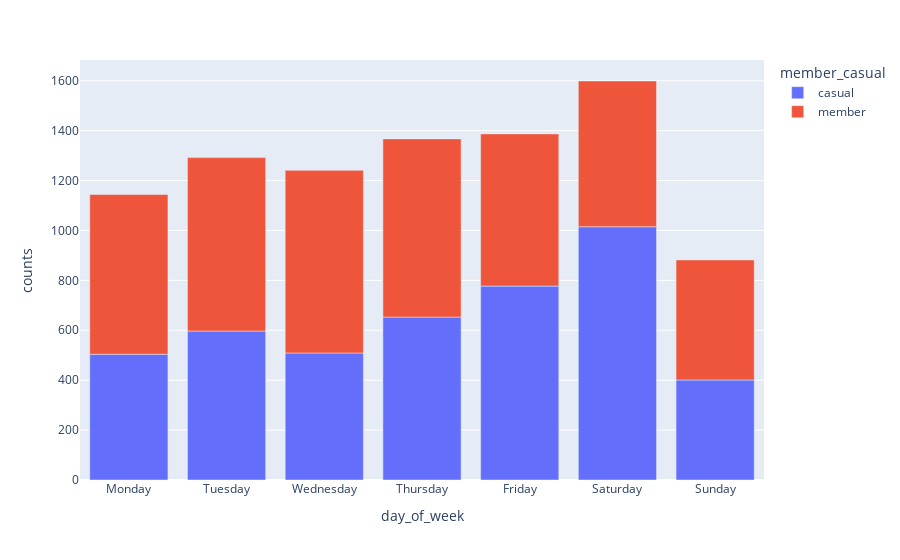

Notebook code for this chart:
### Markdown cell above
**3) Do member bikers ride more on weekdays?**

### Code cell
df2 =  df_smote_final.groupby(by=["day_of_week", "member_casual"]).size().reset_index(name="counts")
map_week = {0: 'Monday', 1: 'Tuesday', 2:'Wednesday', 3:'Thursday',4:'Friday',5:'Saturday', 6:'Sunday'}
df2['day_of_week'] = df2['day_of_week'].map(map_week)
fig = px.bar(df2, x="day_of_week", y="counts",color="member_casual",)
fig.show()

### Figure 1 — Plotly figure (JSON) as saved in the notebook; plotly's stock layout.template omitted (floating-point values rounded to 4 significant figures)
{"data": [{"alignmentgroup": "True", "hovertemplate": "member_casual=casual<br>day_of_week=%{x}<br>counts=%{y}<extra></extra>", "legendgroup": "casual", "marker": {"color": "#636efa", "pattern": {"shape": ""}}, "name": "casual", "offsetgroup": "casual", "orientation": "v", "showlegend": true, "textposition": "auto", "type": "bar", "x": ["Monday", "Tuesday", "Wednesday", "Thursday", "Friday", "Saturday", "Sunday"], "xaxis": "x", "y": [504, 597, 509, 653, 777, 1015, 401], "yaxis": "y"}, {"alignmentgroup": "True", "hovertemplate": "member_casual=member<br>day_of_week=%{x}<br>counts=%{y}<extra></extra>", "legendgroup": "member", "marker": {"color": "#EF553B", "pattern": {"shape": ""}}, "name": "member", "offsetgroup": "member", "orientation": "v", "showlegend": true, "textposition": "auto", "type": "bar", "x": ["Monday", "Tuesday", "Wednesday", "Thursday", "Friday", "Saturday", "Sunday"], "xaxis": "x", "y": [640, 695, 732, 714, 610, 584, 481], "yaxis": "y"}], "layout": {"barmode": "relative", "legend": {"title": {"text": "member_casual"}, "tracegroupgap": 0}, "margin": {"t": 60}, "xaxis": {"anchor": "y", "domain": [0, 1], "title": {"text": "day_of_week"}}, "yaxis": {"anchor": "x", "domain": [0, 1], "title": {"text": "counts"}}}}
